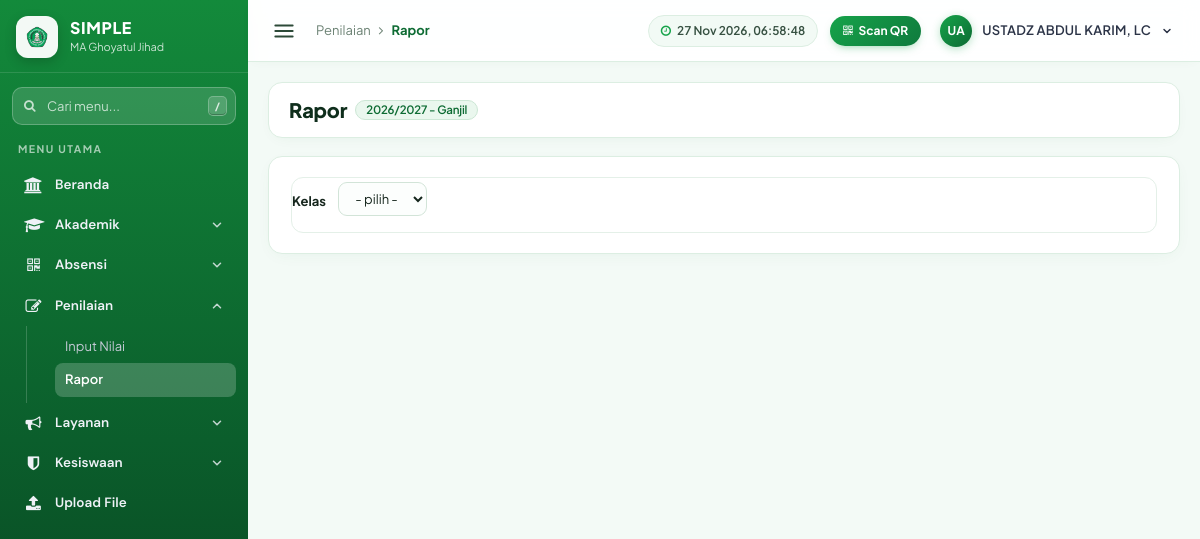
/index.php?page=Rapor (signed in), run on the app's committed database.
### tables this page shows
CREATE TABLE `master_menu_akses` (
  `id` int NOT NULL,
  `target_type` varchar(5) NOT NULL,
  `target_key` varchar(60) NOT NULL,
  `page_key` varchar(40) NOT NULL,
  `updated_by` varchar(100) DEFAULT NULL,
  `updated_date` datetime DEFAULT NULL
);

CREATE TABLE `tahun_ajaran` (
  `id` int NOT NULL,
  `nama` varchar(20) NOT NULL,
  `semester` varchar(10) NOT NULL,
  `tgl_mulai` date DEFAULT NULL,
  `tgl_selesai` date DEFAULT NULL,
  `aktif` tinyint NOT NULL DEFAULT '0'
);

### index.php (called while the page is built, shortened)
<?php
require_once __DIR__ . '/library/helpers.php';
require_once __DIR__ . '/library/access.php';
$routes = [
    'Dashboard' => 'pages/home.php',
    'Data-Siswa' => 'pages/siswa.php',
    'Data-Guru' => 'pages/guru.php',
    'Data-Kelas' => 'pages/kelas.php',
    'Absen-Scan' => 'pages/absen_scan.php',
    'Absen-Siswa' => 'pages/absen_siswa.php',
    'Absen-Guru' => 'pages/absen_guru.php',
    'Cetak-Kartu' => 'pages/kartu.php',
    'Profile' => 'pages/profile.php',
    'User-Guide' => 'pages/help.php',
    'Help' => 'pages/help.php',
    'Users' => 'pages/users.php',
    'Upload-File' => 'pages/upload_file.php',
    'Tahun-Ajaran' => 'pages/tahun_ajaran.php',
    'Mata-Pelajaran' => 'pages/mapel.php',
    'Jadwal' => 'pages/jadwal.php',
    'Perizinan' => 'pages/perizinan.php',
    'Pengumuman' => 'pages/pengumuman.php',
    'Kenaikan-Kelas' => 'pages/kenaikan.php',
    'Input-Nilai' => 'pages/nilai.php',
    'Rapor' => 'pages/rapor.php',
    'Cetak-Rapor' => 'pages/cetak_rapor.php',
    'Laporan' => 'pages/laporan.php',
    'Pelanggaran' => 'pages/pelanggaran.php',
    'Inventaris' => 'pages/inventaris.php',
    'Master-Menu' => 'pages/master_menu.php',
];
$page = $_GET['page'] ?? 'Dashboard';
if (!canAccess($page)) {
    http_response_code(403);
    include 'header.php';
    echo '<div class="right_col" role="main"><div class="x_panel" style="text-align:center;padding:40px"><h2><i class="fa fa-lock"></i> Akses ditolak</h2><p>Halaman ini tidak tersedia untuk peran Anda.</p><a href="?page=Dashboard" class="btn btn-primary">Kembali</a></div></div>';
    include 'footer.php';
    exit;
}
require __DIR__ . '/' . $routes[$page];

### library/access.php (called while the page is built, shortened)
<?php
function menuRegistry() {
    return [
        ['Beranda', 'fa-university', 'Dashboard', null],
        ['Akademik', 'fa-graduation-cap', null, [['Data Siswa', 'Data-Siswa'], ['Data Guru', 'Data-Guru'], ['Data Kelas', 'Data-Kelas'], ['Mata Pelajaran', 'Mata-Pelajaran'], ['Jadwal Pelajaran', 'Jadwal'], ['Tahun Ajaran', 'Tahun-Ajaran'], ['Kenaikan Kelas', 'Kenaikan-Kelas']]],
        ['Absensi', 'fa-qrcode', null, [['Scan Absen', 'Absen-Scan'], ['Absensi Siswa', 'Absen-Siswa'], ['Absensi Guru', 'Absen-Guru']]],
        ['Penilaian', 'fa-pencil-square-o', null, [['Input Nilai', 'Input-Nilai'], ['Rapor', 'Rapor']]],
        ['Layanan', 'fa-bullhorn', null, [['Perizinan', 'Perizinan'], ['Pengumuman', 'Pengumuman']]],
        ['Kesiswaan', 'fa-shield', null, [['Pelanggaran Siswa', 'Pelanggaran']]],
        ['Inventaris', 'fa-archive', 'Inventaris', null],
        ['Laporan', 'fa-bar-chart', 'Laporan', null],
        ['Upload File', 'fa-upload', 'Upload-File', null],
        ['Pengaturan', 'fa-cog', null, [['Kelola User', 'Users'], ['Master Menu', 'Master-Menu']]],
    ];
}
function customAccess() {
    static $cache = false;
    if ($cache !== false) return $cache;
    $db = $GLOBALS['koneksidb'] ?? null;
    $targets = [['USER', (string)(int)($_SESSION['SES_USERID'] ?? 0)], ['ROLE', role()]];
    foreach ($targets as [$t, $k]) {
        $st = mysqli_prepare($db, "SELECT page_key FROM master_menu_akses WHERE target_type = ? AND target_key = ?");
        mysqli_stmt_bind_param($st, 'ss', $t, $k); mysqli_stmt_execute($st);
        $rows = []; $res = mysqli_stmt_get_result($st);
        while ($r = mysqli_fetch_row($res)) $rows[] = $r[0];
        if ($rows) return $cache = $rows;
    }
    return $cache = null;
}
function canAccess($page) {
    $alias = ['Cetak-Kartu' => 'Data-Siswa', 'Cetak-Rapor' => 'Rapor', 'Profile' => 'Dashboard', 'Help' => 'Dashboard', 'User-Guide' => 'Dashboard'];
    $page = $alias[$page] ?? $page;
    if ($page === 'Dashboard') return true;
    if ($page === 'Master-Menu') return role() === 'ADMIN';
    if ($page === 'Users') return role() === 'ADMIN' || isset($_SESSION['MASTER_LOGIN_SES']);
    $c = customAccess();
    if ($c !== null) return in_array($page, $c, true);
    return defaultAccess($page, role());
}

### library/helpers.php (called while the page is built, shortened)
<?php
function e($s) { return htmlspecialchars((string)$s, ENT_QUOTES, 'UTF-8'); }
function role() { return strtoupper((string)($_SESSION['SES_ROLE'] ?? '')); }
function initials($n) {
    $n = trim((string)$n); if ($n === '') return '?';
    $p = preg_split('/\s+/', $n);
    return strtoupper(mb_substr($p[0], 0, 1) . (isset($p[1]) ? mb_substr($p[1], 0, 1) : ''));
}
function qall($db, $sql, $types = '', $p = []) {
    $st = $db->prepare($sql);
    $st->execute();
    return $st->get_result()->fetch_all(MYSQLI_ASSOC);
}
function qone($db, $sql, $types = '', $p = []) { $r = qall($db, $sql, $types, $p); return $r[0] ?? null; }
function taAktif($db) { return qone($db, "SELECT * FROM tahun_ajaran WHERE aktif = 1 ORDER BY id DESC LIMIT 1"); }

### pages/rapor.php (the view, shortened to what this page needs)
<?php
$db = $koneksidb;
$ta = taAktif($db);
$isMgmt = in_array(role(), mgmtRoles(), true);
$myGuru = (int)($_SESSION['SES_GURU_ID'] ?? 0);
$kelasList = qall($db, "SELECT id, nama, wali_guru_id FROM kelas ORDER BY FIELD(tingkat,'X','XI','XII'), jurusan");
$fKelas = (int)($_GET['kelas'] ?? 0);
$kelasSel = null; foreach ($kelasList as $k) if ($k['id'] == $fKelas) $kelasSel = $k;
$bolehCatat = $kelasSel && ($isMgmt || ($myGuru && (int)$kelasSel['wali_guru_id'] === $myGuru));
$rows = [];
include "header.php";
?>
<div class="right_col" role="main">
  <div class="page-title"><div class="title_left"><h3>Rapor <small><?= $ta ? e($ta['nama'] . ' - ' . $ta['semester']) : '' ?></small></h3></div>
    <div class="title_right"><?php if ($kelasSel && $rows): ?><a class="btn btn-default btn-sm" target="_blank" href="?page=Cetak-Rapor&kelas=<?= $fKelas ?>"><i class="fa fa-print"></i> Cetak Semua Rapor Kelas</a><?php endif; ?></div></div>
  <div class="x_panel"><div class="x_content table-responsive">
    <form method="GET" class="form-inline" style="margin-bottom:12px"><input type="hidden" name="page" value="Rapor">
      <label>Kelas&nbsp;</label><select name="kelas" class="form-control" onchange="this.form.submit()"><option value="">- pilih -</option>
        <?php foreach ($kelasList as $k) echo '<option value="' . $k['id'] . '"' . ($fKelas == $k['id'] ? ' selected' : '') . '>' . e($k['nama']) . '</option>'; ?></select></form>
  </div></div>
</div>
<?php if ($bolehCatat): ?>
<div class="modal fade" id="mdl" tabindex="-1"><div class="modal-dialog"><form class="modal-content" method="POST">
  <div class="modal-header"><button type="button" class="close" data-dismiss="modal">&times;</button><h4 class="modal-title" id="mTitle">Catatan Wali Kelas</h4></div>
  <div class="modal-body"><input type="hidden" name="siswa_id" id="m_sid">
    <div class="form-group"><label>Sikap</label><select class="form-control" name="sikap" id="m_sikap"><option value="">-</option><option>Sangat Baik</option><option>Baik</option><option>Cukup</option><option>Kurang</option></select></div>
    <div class="form-group"><label>Catatan untuk rapor</label><textarea class="form-control" name="catatan" id="m_catatan" rows="4" maxlength="500"></textarea></div>
  </div>
  <div class="modal-footer"><button type="button" class="btn btn-default" data-dismiss="modal">Batal</button><button class="btn btn-primary">Simpan</button></div>
</form></div></div>
<?php endif; include "footer.php"; ?>

### header.php (shortened to what this page needs)
<?php
$__page = $_GET['page'] ?? 'Dashboard';
$__alias = ['Cetak-Kartu' => 'Data-Siswa'];
$__page = $__alias[$__page] ?? $__page;
$__nama = $_SESSION['SES_NAMA'] ?? 'User';
$__menu = menuRegistry();
$__menu = array_values(array_filter(array_map(function ($m) {
  if ($m[3]) {
    $m[3] = array_values(array_filter($m[3], fn($k) => canAccess($k[1])));
    return $m[3] ? $m : null;
  }
  return canAccess($m[2]) ? $m : null;
}, $__menu)));
$__crumb = ['Beranda'];
foreach ($__menu as $__m) {
  if ($__m[3]) {
    foreach ($__m[3] as $__k) {
      if ($__k[1] === $__page) {
        $__crumb = [$__m[0], $__k[0]];
        break 2;
      }
    }
  }
}
?><!doctype html>
<html lang="id">
<head>
  <link rel="stylesheet" href="https://cdnjs.cloudflare.com/ajax/libs/twitter-bootstrap/3.4.1/css/bootstrap.min.css">
  <link rel="stylesheet" href="https://cdnjs.cloudflare.com/ajax/libs/font-awesome/4.7.0/css/font-awesome.min.css">
  <link rel="stylesheet" href="https://cdnjs.cloudflare.com/ajax/libs/select2/4.0.13/css/select2.min.css">
  <link rel="stylesheet" href="https://cdnjs.cloudflare.com/ajax/libs/datatables/1.10.21/css/jquery.dataTables.min.css">
  <link rel="stylesheet"
    href="https://cdnjs.cloudflare.com/ajax/libs/datatables.net-buttons-dt/1.7.1/css/buttons.dataTables.min.css">
  <link rel="stylesheet" href="https://cdnjs.cloudflare.com/ajax/libs/limonte-sweetalert2/11.4.8/sweetalert2.min.css">
  <link rel="stylesheet" href="assets/css/simple.css?v=<?= @filemtime(__DIR__ . '/assets/css/simple.css') ?>">
  <link rel="stylesheet" href="assets/css/legacy.css?v=<?= @filemtime(__DIR__ . '/assets/css/legacy.css') ?>">
  <link rel="stylesheet" href="assets/css/theme.css?v=<?= @filemtime(__DIR__ . '/assets/css/theme.css') ?>">
</head>
<body>
  <section id="app">
    <aside class="side" id="side">
      <a class="side-brand" href="?page=Dashboard">
        <div class="side-brand-logo"><img src="assets/img/logo.png" alt="Logo"></div>
        <div class="side-brand-text">
          <b>SIMPLE</b>
          <span>MA Ghoyatul Jihad</span>
        </div>
      </a>
      <div class="side-scroll">
        <div class="side-search-wrap">
          <i class="fa fa-search side-search-ico"></i>
          <input id="q" class="side-search" type="search" placeholder="Cari menu..." aria-label="Cari menu"
            autocomplete="off">
          <kbd class="side-search-kbd">/</kbd>
        </div>
        <div class="menu-label">MENU UTAMA</div>
        <nav id="nav">
          <?php foreach ($__menu as $m):
            [$nm, $ic, $lnk, $kids] = $m;
            $open = $kids && in_array($__page, array_column($kids, 1), true); ?>
            <div class="nav-item<?= $open ? ' open' : '' ?>" data-open="<?= $open ? 1 : 0 ?>">
              <?php if (!$kids): ?>
                <a class="nav-btn<?= $__page === $lnk ? ' act' : '' ?>" href="?page=<?= $lnk ?>"><i
                    class="fa <?= $ic ?>"></i><span><?= e($nm) ?></span></a>
              <?php else: ?>
                <button type="button" class="nav-btn" data-toggle aria-expanded="<?= $open ? 'true' : 'false' ?>"><i
                    class="fa <?= $ic ?>"></i><span><?= e($nm) ?></span>
                  <svg class="chev" viewBox="0 0 24 24" fill="none" stroke="currentColor" stroke-width="2.6"
                    stroke-linecap="round" stroke-linejoin="round">
                    <path d="m6 9 6 6 6-6" />
                  </svg></button>
                <div class="sub"><?php foreach ($kids as $k): ?>
                    <a class="sub-btn<?= $__page === $k[1] ? ' act' : '' ?>" href="?page=<?= $k[1] ?>"><?= e($k[0]) ?></a>
                  <?php endforeach; ?>
                </div>
              <?php endif; ?>
            </div>
          <?php endforeach; ?>
        </nav>
      </div>
    </aside>
    <div class="main-col">
      <header class="top">
        <div class="top-left">
          <button class="burger" id="burger" type="button" aria-label="Buka atau tutup menu"><svg viewBox="0 0 24 24"
              fill="none" stroke="currentColor" stroke-width="1.8" stroke-linecap="round">
              <path d="M4 7h16M4 12h16M4 17h16" />
            </svg></button>
          <div class="top-crumb" aria-label="Breadcrumb">
            <?php foreach ($__crumb as $idx => $c): ?>
              <?php if ($idx > 0): ?><i class="fa fa-angle-right"></i><?php endif; ?>
              <span class="<?= $idx === count($__crumb) - 1 ? 'is-active' : '' ?>"><?= e($c) ?></span>
            <?php endforeach; ?>
          </div>
        </div>
        <div class="top-right">
          <span class="top-clock" title="Waktu saat ini"><i class="fa fa-clock-o"></i> <span id="clock"></span></span>
          <?php if (canAccess('Absen-Scan') && $__page !== 'Absen-Scan'): ?>
            <a href="?page=Absen-Scan" class="top-scan-btn" title="Buka Scanner QR Absensi"><i class="fa fa-qrcode"></i> <span>Scan QR</span></a>
          <?php endif; ?>
          <div class="userbox">
          <button class="user-btn" id="userBtn" type="button" aria-haspopup="true" aria-expanded="false">
            <span class="avatar"><?= e(initials($__nama)) ?></span><span
              class="uname"><?= e(strtoupper($__nama)) ?></span>
            <svg viewBox="0 0 24 24" fill="none" stroke="currentColor" stroke-width="3" stroke-linecap="round"
              stroke-linejoin="round">
              <path d="m6 9 6 6 6-6" />
            </svg></button>
          </div>
        </div>
      </header>
      <main class="content">

### data on the page
master_menu_akses: page_key "Rapor", page_key "Penilaian"
tahun_ajaran: nama+semester "2026/2027 - Ganjil"

### other printed values
$nm "Beranda"
$nm "Akademik"
$nm "Absensi"
$nm "Penilaian"
$k[0] "Input Nilai"
$nm "Layanan"
$nm "Kesiswaan"
$nm "Upload File"
initials($__nama) "UA"
$__nama "USTADZ ABDUL KARIM, LC"
